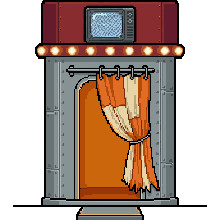
#> input picture asset-dev/hub/raw/booth_gen_a.png, 220 x 220 px, given in place of booth_gen_a.png.png, which was not available
$ python process_food.py ../hub/raw/booth_gen_a.png
#> lines starting #> are read from the running program, lines starting #| are printed output that depends on the picture; after the words box and inside, x2 and y2 are one past the last pixel; in counts of white or black regions, pixels touching at a corner belong together; pictures that were not available may be replaced by others from this repository, and a replacement may not be noted
### asset-dev/pipeline/process_gen.py
#!/usr/bin/env python3
"""Process downloaded gen_<slug>.png into installed finals + vecprep staging.
Usage: process_gen.py <pack:appetite|food> <slug> [...]
Steps: auto-thicken outline to >=6px median at 96, downscale to 96 (fill 88),
install to asset-dev final folder + live items/custom/<slug>/<slug>.png, vecprep to staging.
"""
import sys, os, shutil
import numpy as np
from PIL import Image, ImageFilter

SCRATCH = os.environ.get('BROTATO_SCRATCH',
    '/private/tmp/claude-501/-Users-nicolassutcliffe/5eeaab96-3e6e-43a4-a19c-c6809e254d53/scratchpad')
ADEV = '/Users/nicolassutcliffe/brotato-mods/asset-dev'
DEC = '/Users/nicolassutcliffe/brotato-decompiled'
VEC = '/Users/nicolassutcliffe/brotato-mods/Brotato Icons/items_to_vectorize'
FINAL_DIR = {'appetite': f'{ADEV}/items_appetite/final', 'food': f'{ADEV}/items_food_system/final',
             'basic10': '/Users/nicolassutcliffe/brotato-mods/Brotato Icons/scaled_96'}
RAW_DIR = {'appetite': f'{ADEV}/items_appetite/raw', 'food': f'{ADEV}/items_food_system/raw',
           'basic10': f'{ADEV}/items_basic10/raw'}

def outline_med(img):
    a = np.array(img).astype(int)
    alpha = a[..., 3]; lum = a[..., :3].mean(axis=2)
    runs = []
    H, W = alpha.shape
    for y in range(H):
        xs = np.nonzero(alpha[y] > 40)[0]
        if len(xs) < 4: continue
        for x0, step in ((xs[0], 1), (xs[-1], -1)):
            n = 0; x = x0
            while 0 <= x < W and alpha[y, x] > 40 and lum[y, x] < 90 and n < 20: n += 1; x += step
            if n: runs.append(n)
    for x in range(W):
        ys = np.nonzero(alpha[:, x] > 40)[0]
        if len(ys) < 4: continue
        for y0, step in ((ys[0], 1), (ys[-1], -1)):
            n = 0; y = y0
            while 0 <= y < H and alpha[y, x] > 40 and lum[y, x] < 90 and n < 20: n += 1; y += step
            if n: runs.append(n)
    return float(np.median(runs)) if runs else 0.0

def _components(alpha):
    from collections import deque
    solid = alpha > 40
    lab = np.zeros(solid.shape, int); cur = 0
    for y, x in zip(*np.nonzero(solid)):
        if lab[y, x]: continue
        cur += 1; lab[y, x] = cur; q = deque([(y, x)])
        while q:
            cy, cx = q.popleft()
            for dy in (-1, 0, 1):
                for dx in (-1, 0, 1):
                    ny, nx = cy+dy, cx+dx
                    if 0 <= ny < solid.shape[0] and 0 <= nx < solid.shape[1] \
                       and solid[ny, nx] and not lab[ny, nx]:
                        lab[ny, nx] = cur; q.append((ny, nx))
    return lab, cur

def thicken(im, W, min_area=250):
    # v2 2026-07-20: dilate the MAIN component(s) only. Small detached bits (sweat
    # drops, sparkles) got W-thick black halos and read as blobs (nervous_wreck redo).
    a0 = np.array(im)
    lab, n = _components(a0[..., 3])
    if n > 1:
        sizes = {i: int((lab == i).sum()) for i in range(1, n+1)}
        keep = [i for i, s in sizes.items() if s >= min_area]
        if keep and len(keep) < n:
            main = np.isin(lab, keep)
            main_img = a0.copy(); main_img[~main] = 0
            small_img = a0.copy(); small_img[main] = 0
            mb = Image.fromarray(main_img).getbbox()
            thick = _thicken_all(Image.fromarray(main_img), W)
            canvas = Image.new('RGBA', (im.width + 2*(W+8), im.height + 2*(W+8)), (0, 0, 0, 0))
            canvas.paste(thick, (mb[0], mb[1]), thick)
            canvas.alpha_composite(Image.fromarray(small_img), (W+8, W+8))
            return canvas
    return _thicken_all(im, W)

def _thicken_all(im, W):
    c = im.crop(im.getbbox())
    pad = Image.new('RGBA', (c.width + 2*(W+8), c.height + 2*(W+8)), (0, 0, 0, 0))
    pad.paste(c, (W+8, W+8), c)
    a = np.array(pad)
    sil = ((a[..., 3] > 40).astype(np.uint8)) * 255
    grown = Image.fromarray(sil).filter(ImageFilter.MaxFilter(2*W+1))
    black = Image.new('RGBA', pad.size, (0, 0, 0, 255))
    empty = Image.new('RGBA', pad.size, (0, 0, 0, 0))
    under = Image.composite(black, empty, grown)
    return Image.alpha_composite(under, pad)

# [8 lines left out: function downscale, not called in this run]

def final_cleanup(img):
    # v2 2026-07-20: saturation-aware. Only unsaturated darks snap to black; saturated
    # dark tones (chili shadows, dark red awning stripes) are legitimate paint. The
    # old lum-only rule turned the chili greenhouse dirty and the user caught it.
    a = np.array(img.convert('RGBA')).astype(int)
    a[a[..., 3] < 110] = 0
    solid = a[..., 3] > 0
    rgb = a[..., :3]
    lum = rgb.mean(axis=2); maxc = rgb.max(axis=2); sat = maxc - rgb.min(axis=2)
    smask = Image.fromarray((solid * 255).astype(np.uint8))
    inner = np.array(smask.filter(ImageFilter.MinFilter(5))) > 127
    edge_band = solid & ~inner
    black = (solid & (maxc < 50)) | (edge_band & (lum < 90) & (sat < 40))
    a[black, 0] = 0; a[black, 1] = 0; a[black, 2] = 0
    return despeckle(Image.fromarray(a.astype(np.uint8)))

# [93 lines left out: functions neighbors8, open_enclosed_black, remove_black_pools, restore_thin_from_raw, not called in this run]


def _flag_small_blobs(mask, max_comp):
    """Return a bool array flagging pixels that live in a connected (8-way) component of
    `mask` no larger than max_comp - i.e. small isolated blobs, not long/large shapes."""
    from collections import deque
    H, W = mask.shape
    seen = np.zeros_like(mask); flag = np.zeros_like(mask)
    ys, xs = np.nonzero(mask)
    for y0, x0 in zip(ys.tolist(), xs.tolist()):
        if seen[y0, x0]:
            continue
        q = deque([(y0, x0)]); seen[y0, x0] = True; comp = []
        while q:
            cy, cx = q.popleft(); comp.append((cy, cx))
            for dy in (-1, 0, 1):
                for dx in (-1, 0, 1):
                    ny, nx = cy + dy, cx + dx
                    if 0 <= ny < H and 0 <= nx < W and mask[ny, nx] and not seen[ny, nx]:
                        seen[ny, nx] = True; q.append((ny, nx))
        if len(comp) <= max_comp:
            for (y, x) in comp:
                flag[y, x] = True
    return flag


def despeckle(img, thresholds=(72, 118, 168), max_sat=70, max_comp=12, dark_surround=82):
    """Erase the stray light 'dust' specks PixelLab scatters on the black outline and along
    edges - the white dots the user keeps flagging - WITHOUT touching real highlights on a
    light body (e.g. the shine along a whisk's grey wires). Two gates define a border dot:
    (1) it is a SMALL isolated light blob (swept over several absolute thresholds, since a
    grey-on-black rim dot and a white-on-grey dot separate from their body at different
    luminances); (2) its immediate surroundings are dark or transparent - it sits IN the
    outline, not on a lit surface. Saturated colour (gold sparkle, corn, egg, chili) is spared
    by the saturation guard. Each kept speck is inpainted from its neighbours: a rim dot
    becomes black, a dot buried in a wire outline becomes that outline's black. Inpainting one
    dot can expose an adjacent one, so we iterate to convergence (a clump of dots peels one
    ring per pass)."""
    # Two passes only: one clears the dots, a second mops up inpaint artifacts. More passes
    # start PEELING legitimate highlight streaks on dark subjects one ring at a time (it
    # blobbed the near-black frying pan), which is worse than leaving a stray dot or two.
    prev = None
    for _ in range(2):
        img = _despeckle_once(img, thresholds, max_sat, max_comp, dark_surround)
        sig = np.array(img).tobytes()
        if sig == prev:
            break
        prev = sig
    return img


def _despeckle_once(img, thresholds, max_sat, max_comp, dark_surround):
    a = np.array(img.convert('RGBA')).astype(int)
    alpha = a[..., 3]; rgb = a[..., :3]
    opaque = alpha > 128
    lum = rgb.mean(axis=2)
    sat = rgb.max(axis=2) - rgb.min(axis=2)
    cand = np.zeros_like(opaque)
    for T in thresholds:
        bright = opaque & (lum > T) & (sat < max_sat)
        if bright.any():
            cand |= _flag_small_blobs(bright, max_comp)
    if not cand.any():
        return img
    H, W = alpha.shape
    # gate 2: keep a candidate blob only if its ring of neighbours is mostly dark/transparent
    flag = np.zeros_like(cand)
    from collections import deque
    seen = np.zeros_like(cand)
    ys, xs = np.nonzero(cand)
    for y0, x0 in zip(ys.tolist(), xs.tolist()):
        if seen[y0, x0]:
            continue
        q = deque([(y0, x0)]); seen[y0, x0] = True; comp = []
        while q:
            cy, cx = q.popleft(); comp.append((cy, cx))
            for dy in (-1, 0, 1):
                for dx in (-1, 0, 1):
                    ny, nx = cy + dy, cx + dx
                    if 0 <= ny < H and 0 <= nx < W and cand[ny, nx] and not seen[ny, nx]:
                        seen[ny, nx] = True; q.append((ny, nx))
        ring_lum = []
        cset = set(comp)
        for (y, x) in comp:
            for dy in (-1, 0, 1):
                for dx in (-1, 0, 1):
                    ny, nx = y + dy, x + dx
                    if 0 <= ny < H and 0 <= nx < W and (ny, nx) not in cset and opaque[ny, nx]:
                        ring_lum.append(lum[ny, nx])
        # surrounded by transparency, or by a dark outline -> it is a border dot
        if not ring_lum or np.median(ring_lum) < dark_surround:
            for (y, x) in comp:
                flag[y, x] = True
    if not flag.any():
        return img
    for _ in range(max_comp + 3):
        fy, fx = np.nonzero(flag)
        if len(fy) == 0:
            break
        updates = []
        for y, x in zip(fy.tolist(), fx.tolist()):
            cols = []
            for dy in (-1, 0, 1):
                for dx in (-1, 0, 1):
                    if dy == 0 and dx == 0:
                        continue
                    ny, nx = y + dy, x + dx
                    if 0 <= ny < H and 0 <= nx < W and opaque[ny, nx] and not flag[ny, nx]:
                        cols.append(a[ny, nx, :3])
            if cols:
                updates.append((y, x, np.median(np.array(cols), axis=0)))
        if not updates:
            break
        for y, x, v in updates:
            a[y, x, :3] = v; flag[y, x] = False
    return Image.fromarray(a.astype(np.uint8))

# Icons with dense fine detail (marbling, lettering, spokes, dither shading, packed
# small objects): MedianFilter(9) smears them - use med=5. Audited per icon 2026-07-20.
# Detail-dense items that lose too much when scaled to 128 for vectorizing - keep at 256
# (user flagged deep_fryer 2026-07-20: fries+wire-mesh need the pixels). Bold-simple items
# and all foods go to 128; structures stay 256. Adjust this set as the user calls out items.
BIG_ITEMS_256 = {'deep_fryer','popcorn_machine','ice_cream_truck','chili_greenhouse',
                 'street_vendor','farmers_market','butchers_hook','family_recipe',
                 'fancy_restaurant','second_mortgage','grandmas_cookbook','espresso_machine',
                 'overclocked_chip','after_dinner_mints','frying_pan'}

DETAIL_DENSE = ['butchers_hook', 'chewing_gum', 'ice_cream_truck', 'street_vendor',
                'chili_greenhouse', 'deep_fryer', 'popcorn_machine']

# [104 lines left out: functions vector_prep, interior_holes, fill_holes, main, not called in this run]

# [2 lines that do not run on import are left out]

### asset-dev/pipeline/process_food.py
#!/usr/bin/env python3
"""gen_food_<slug>.png -> 80x80 ground consumable with soft shadow, installed to
items/foods/<slug>/<slug>.png + asset-dev/foods. Usage: process_food.py food_<slug> [...]"""
import sys, os
import numpy as np
from PIL import Image, ImageDraw, ImageFilter
SCRATCH = os.environ.get('BROTATO_SCRATCH',
    '/private/tmp/claude-501/-Users-nicolassutcliffe/5eeaab96-3e6e-43a4-a19c-c6809e254d53/scratchpad')
ADEV = '/Users/nicolassutcliffe/brotato-mods/asset-dev'
DEC = '/Users/nicolassutcliffe/brotato-decompiled'
sys.path.insert(0, f'{ADEV}/pipeline')
from process_gen import outline_med, thicken, final_cleanup

def fit_food(im):
    c = im.crop(im.getbbox())
    s = 68 / max(c.size)
    nw, nh = round(c.width*s), round(c.height*s)
    c = c.resize((nw, nh), Image.LANCZOS)
    cv = Image.new('RGBA', (80, 80), (0, 0, 0, 0))
    sh = ImageDraw.Draw(cv)
    cy = 74
    sh.ellipse([(80-nw)//2 - 3, cy - 6, (80+nw)//2 + 3, cy + 2], fill=(40, 40, 46, 80))
    cv.paste(c, ((80-nw)//2, cy - 2 - nh), c)
    return cv

for slug in sys.argv[1:]:
    base = slug.replace('food_', '')
    im = Image.open(f'{SCRATCH}/gen_{slug}.png').convert('RGBA')
#> im is the input picture: PIL image 220x220 RGBA; mean R, G, B, A 78.4, 57.4, 46.2, 151.9
    for W in (2, 3):
        final = final_cleanup(fit_food(thicken(im, W)))
        m = outline_med(final)
        if m >= 4:
            break
#> this loop made 2 passes
#> (n in thicken, m) on passes 1 to 2: (1, 1), (1, 2)
#> pass 1, in _components, `solid = alpha > 40`:
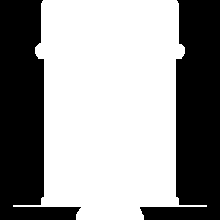
#> solid: shape (220, 220) bool; 59.6% white; 2 black regions, box (x1, y1, x2, y2) and area: (140, 0, 220, 220) 9785, (0, 0, 81, 220) 9781
#> pass 1, in _thicken_all, `c = im.crop(im.getbbox())`:
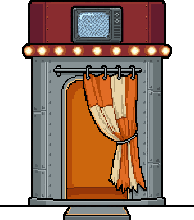
#> c: PIL image 194x220 RGBA; mean R, G, B, A 88.9, 65.1, 52.4, 172.3; transparent parts drawn white
#> after the loop:
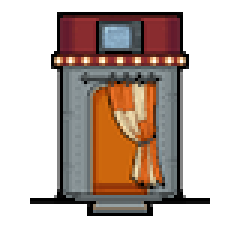
#> final: PIL image 80x80 RGBA (shown 3 times larger); mean R, G, B, A 52.7, 38.4, 30.8, 111.1; transparent parts drawn white
    final.save(f'{ADEV}/foods/final/{base}.png')
    im.save(f'{ADEV}/foods/raw/{base}.png')
    dst = f'{DEC}/items/foods/{base}/{base}.png'
    installed = 'adev only'
    if os.path.isdir(os.path.dirname(dst)):
        final.save(dst)
        installed = 'live+adev'
    print(f'{base}: W={W} outline={m:.0f}px [{installed}]')
#| ../hub/raw/booth_gen_a.png: W=3 outline=2px [live+adev]

$ run again, on asset-dev/hub/raw/prop_bottles.png
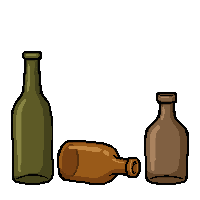
#> input picture asset-dev/hub/raw/prop_bottles.png, 200 x 200 px, given in place of prop_bottles.png.png, which was not available
#> im is the input picture: PIL image 200x200 RGBA; mean R, G, B, A 24.6, 18.8, 9, 66.6
#> the loop `for W in (2, 3):` made 1 pass
#> (n in thicken, sizes in thicken, keep in thicken, m) on pass 1: (3, {1: 4365, 2: 3229, 3: 2848}, [1, 2, 3], 5)
#> pass 1, in thicken, `lab, n = _components(a0[..., 3])`:
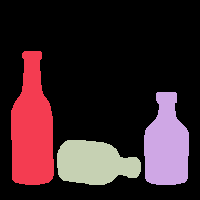
#> lab: shape (200, 200) int64; 4 distinct labels, from 0 to 3; one colour per label, 0 black
#> after the loop `for W in (2, 3):`:
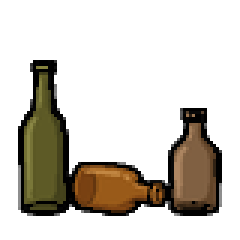
#> final: PIL image 80x80 RGBA (shown 3 times larger); mean R, G, B, A 20.1, 15.3, 7.3, 66.5; transparent parts drawn white
#| ../hub/raw/prop_bottles.png: W=2 outline=5px [live+adev]

$ run again, on asset-dev/hub/raw/prop_cooler.png
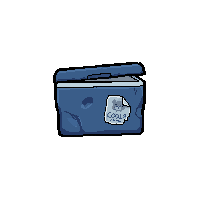
#> input picture asset-dev/hub/raw/prop_cooler.png, 200 x 200 px, given in place of prop_cooler.png.png, which was not available
#> im is the input picture: PIL image 200x200 RGBA; mean R, G, B, A 9.9, 13.7, 18.5, 40.4
#> the loop `for W in (2, 3):` made 1 pass
#> (n in thicken, m) on pass 1: (1, 5)
#> pass 1, in _components, `solid = alpha > 40`:
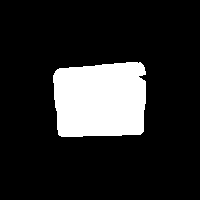
#> solid: shape (200, 200) bool; 15.8% white; 1 white region, box (x1, y1, x2, y2) and area: (53, 62, 146, 137) 6334
#> after the loop `for W in (2, 3):`:
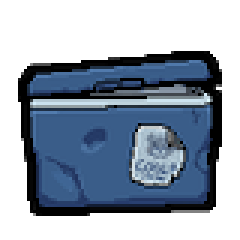
#> final: PIL image 80x80 RGBA (shown 3 times larger); mean R, G, B, A 29.7, 41.2, 55.8, 134.6; transparent parts drawn white
#| ../hub/raw/prop_cooler.png: W=2 outline=5px [live+adev]
